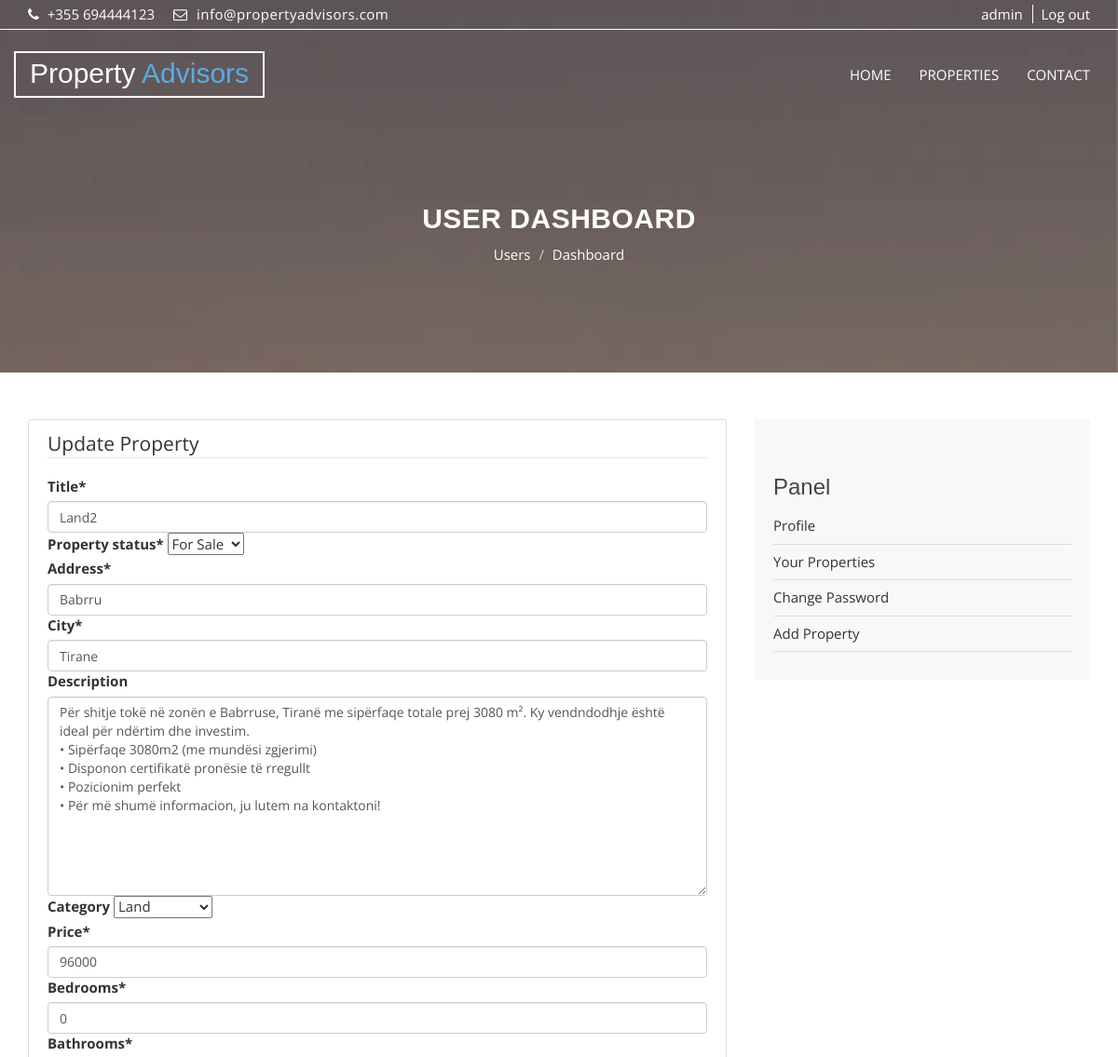
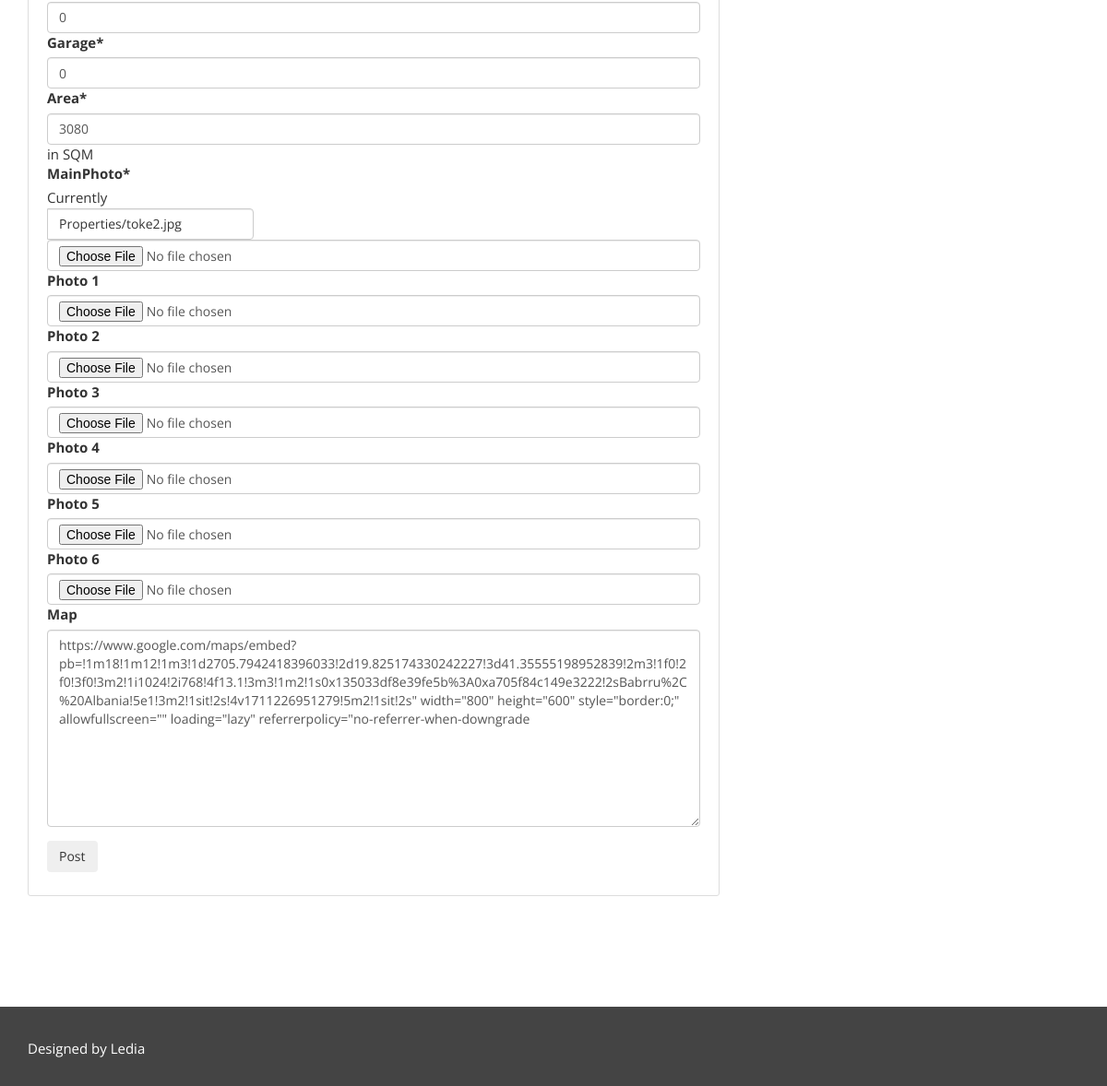
The app's page /accounts/property/34/update/ (signed in) with its own data (2 pictures, top to bottom).
### property/models.py (models this page shows, shortened)
class Property(models.Model):
    property_choices = [
        ('FS', 'For Sale'),
        ('FR', 'For Rent'),
    ]
    author = models.ForeignKey(User, on_delete=models.CASCADE, null=True)
    title = models.CharField(max_length=255, verbose_name="Title")
    property_status = models.CharField(max_length=2, choices=property_choices, verbose_name="Property status")
    address = models.CharField(max_length=255, verbose_name="Address")
    city = models.CharField(max_length=255, verbose_name="City")
    description = models.TextField(blank=True, verbose_name='Description')
    category = models.ForeignKey("Category", related_name="property", verbose_name="Category", on_delete=models.CASCADE,
                                 blank=True, null=True)
    price = models.PositiveIntegerField(verbose_name='Price')
    bedrooms = models.PositiveIntegerField(verbose_name='Bedrooms', default=0)
    bathrooms = models.PositiveIntegerField(verbose_name='Bathrooms', default=0)
    garage = models.PositiveIntegerField(default=0, verbose_name='Garage')
    sqm = models.PositiveIntegerField(verbose_name = "Area", help_text = 'in SQM')
    MainPhoto = models.ImageField(upload_to="Properties/")
    photo_1 = models.ImageField(upload_to="Properties/", blank=True, null=True)
    photo_2 = models.ImageField(upload_to="Properties/", blank=True, null=True)
    photo_3 = models.ImageField(upload_to="Properties/", blank=True, null=True)
    photo_4 = models.ImageField(upload_to="Properties/", blank=True, null=True)
    photo_5 = models.ImageField(upload_to="Properties/", blank=True, null=True)
    photo_6 = models.ImageField(upload_to="Properties/", blank=True, null=True)
    scr_map=models.TextField(blank=True, verbose_name='Map')
    views = models.IntegerField(default=0)
    pub_date = models.DateTimeField(auto_now_add=True)
    update_date = models.DateTimeField(auto_now=True, auto_now_add=False)
    class Meta:
        ordering = ('-pub_date',)
        verbose_name = 'Property'
        verbose_name_plural = 'Properties'

class Category(models.Model):
    title = models.CharField(verbose_name="Title", max_length=50)
    slug = models.SlugField(verbose_name="Slug")
    class Meta:
        verbose_name_plural = "Categories"
    def __str__(self):
        return self.title

### users/views.py (the view, shortened to what this page needs)
# urls.py: path("property/<int:pk>/update/", views.PropertyUpdateView.as_view(), name = "update-property"),
class PropertyUpdateView(LoginRequiredMixin, SuccessMessageMixin, UserPassesTestMixin, UpdateView):
    model = Property
    template_name = "users/property-create-update.html"
    fields = FIELDS
    success_message = "Your property has been updated successfully!"
    def test_func(self):
        property = self.get_object()
        if self.request.user == property.author:
            return True
        return False

### property/context_processors.py (called while the page is built)
def global_context(request):
    if resolve(request.path_info).app_name == "property":
        categories = Category.objects.all()
        property_choices = dict(Property.property_choices)
        return {"categories": categories, "property_choices": property_choices}
    return {}

### users/templates/users/property-create-update.html (shortened to what this page needs)
{%extends 'base.html' %}
{%load static %}
{%load crispy_forms_tags %}
{%block content %}
    <section id="aa-property-header">
    <div class="container">
        <div class="row">
        <div class="col-md-12">
            <div class="aa-property-header-inner">
            <h2>User Dashboard</h2>
            <ol class="breadcrumb">
            <li><a href="#">Users</a></li>
            <li class="active">Dashboard</li>
            </ol>
            </div>
        </div>
        </div>
    </div>
    </section>
    <section id="aa-blog">
        <div class="container">
            <div class="row">
                <div class="col-md-12">
                    <div class="aa-blog-area">
                        <div class="row">
                            <div class="col-md-8">
                                <div class="content-section">
                                    <form method="POST" enctype="multipart/form-data">
                                        <fieldset class="form-group">
                                        {% if request.resolver_match.url_name == "create-property" %}
                                            <legend class="border-bottom mb-4">New Property</legend>
                                        {%else%}
                                            <legend class="border-bottom mb-4">Update Property</legend>
                                        {%endif%}
                                            {{ form|crispy }}
                                        </fieldset>
                                        <div class="form-group">
                                            <button class="btn btn-outline-info" type="submit">Post</button>
                                        </div>
                                    </form>
                                </div>
                            </div>
                            {%include 'users/profile-sidebar.html'%}
                        </div>
                    </div>
                </div>
            </div>
        </div>
    </section>
{%endblock content%}

### templates/base.html (shortened to what this page needs)
{% load static %}
{%load humanize%}
<!DOCTYPE html>
<html lang="en">
  <head>
    <link href="{% static 'css/font-awesome.css' %}" rel="stylesheet">
    <link href="{% static 'css/bootstrap.css'%}" rel="stylesheet">
    <link rel="stylesheet" type="text/css" href="{% static 'css/slick.css' %}">
    <link rel="stylesheet" type="text/css" href="{% static 'css/nouislider.css' %}">
    <link rel="stylesheet" href="{% static 'css/jquery.fancybox.css' %}" type="text/css" media="screen" />
    <link id="switcher" href="{% static 'css/theme-color/default-theme.css' %}" rel="stylesheet">
    <link href="{% static 'css/style.css' %}" rel="stylesheet">
  </head>
  <body class="aa-price-range">
  <header id="aa-header">
    <div class="container">
      <div class="row">
        <div class="col-md-12">
          <div class="aa-header-area">
            <div class="row">
              <div class="col-md-6 col-sm-6 col-xs-6">
                <div class="aa-header-left">
                  <div class="aa-telephone-no">
                    <span class="fa fa-phone"></span>
                    +355 694444123
                  </div>
                  <div class="aa-email hidden-xs">
                    <span class="fa fa-envelope-o"></span> info@propertyadvisors.com
                  </div>
                </div>
              </div>
              <div class="col-md-6 col-sm-6 col-xs-6">
                <div class="aa-header-right">
                {%if user.is_authenticated%}
                  <a href="{%url 'users:profile' user.username%}" class="aa-register">{{user.get_username}}</a>
                  <a href="{%url 'users:logout'%}" class="aa-login">Log out</a>
                {%else%}
                  <a href="{%url 'users:register'%}" class="aa-register">Register</a>
                  <a href="{%url 'users:login'%}" class="aa-login">Login</a>
                {%endif%}
                </div>
              </div>
            </div>
          </div>
        </div>
      </div>
    </div>
  </header>
  <section id="aa-menu-area">
    <nav class="navbar navbar-default main-navbar" role="navigation">
      <div class="container">
        <div class="navbar-header">
           <a class="navbar-brand aa-logo" href="{% url 'property:Home-Page' %}"> Property <span>Advisors</span></a>
        </div>
        <div id="navbar" class="navbar-collapse collapse">
          <ul id="top-menu" class="nav navbar-nav navbar-right aa-main-nav">
            <li class="{% if request.resolver_match.url_name == "property:Home-Page" %}active{% endif %}"><a href="{% url 'property:Home-Page' %}">HOME</a></li>
            <li class="{% if request.resolver_match.url_name == "property:Properties-List" %}active{% endif %}"><a href="{% url 'property:Properties-List'%}">PROPERTIES</a></li>
            <li class="{% if request.resolver_match.url_name == "contact" %}active{% endif %}"><a href="{%url 'contact'%}">CONTACT</a></li>
          </ul>
        </div>
      </div>
    </nav>
  </section>
  {% block content %}
  {% endblock %}
  <footer id="aa-footer">
    <div class="container">
      <div class="row">
        <div class="col-md-12">
        <div class="aa-footer-area">
          <div class="row">
            <div class="col-md-3 col-sm-6 col-xs-12">
              <div class="aa-footer-left">
               <p>Designed by Ledia</p>
              </div>
            </div>
          </div>
        </div>
      </div>
      </div>
    </div>
  </footer>
  </body>
</html>

### static/css/theme-color/default-theme.css (style rules this page uses)
h2 { color: #59abe3; }
#aa-menu-area .main-navbar .navbar-header .aa-logo span { color: #59abe3; }
#aa-property-header .aa-property-header-inner .breadcrumb li.active { color: #59abe3; }

### records on screen
Property: title "Land2", property_status "For Sale", address "Babrru", city "Tirane", description "Për shitje tokë në zonën e Babrruse, Tiranë me sipërfaqe totale prej 3080 m². Ky vendndodhje është ideal për ndërtim dhe investim. • Sipërfaqe 3080m2 (me mundësi zgjerimi) • Disponon certifikatë pronësie të rregullt • Pozicionim perfekt • Për më shumë informacion, ju lutem na kontaktoni!", category "Land", price "96000", bedrooms "0", bathrooms "0", garage "0", sqm "3080", scr_map "https://www.google.com/maps/embed?pb=!1m18!1m12!1m3!1d2705.7942418396033!2d19.825174330242227!3d41.35555198952839!2m3!1f0!2f0!3f0!3m2!1i1024!2i768!4f13.1!3m3!1m2!1s0x135033df8e39fe5b%3A0xa705f84c149e3222!2sBabrru%2C%20Albania!5e1!3m2!1sit!2s!4v1711226951279!5m2!1sit!2s\" width=\"800\" height=\"600\" style=\"border:0;\" allowfullscreen=\"\" loading=\"lazy\" referrerpolicy=\"no-referrer-when-downgrade"

### other values on screen
{{ user.get_username }} "admin"
